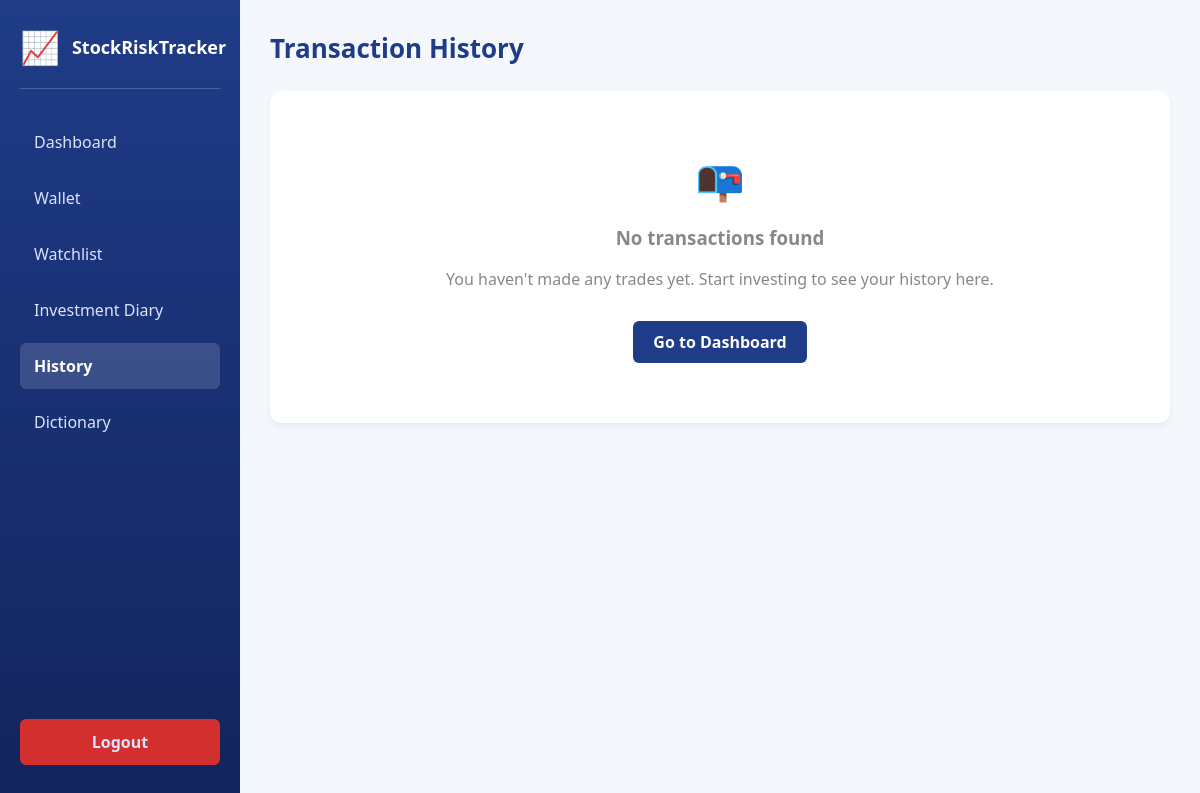
The app's page /tracker/history/ (signed in), older data.
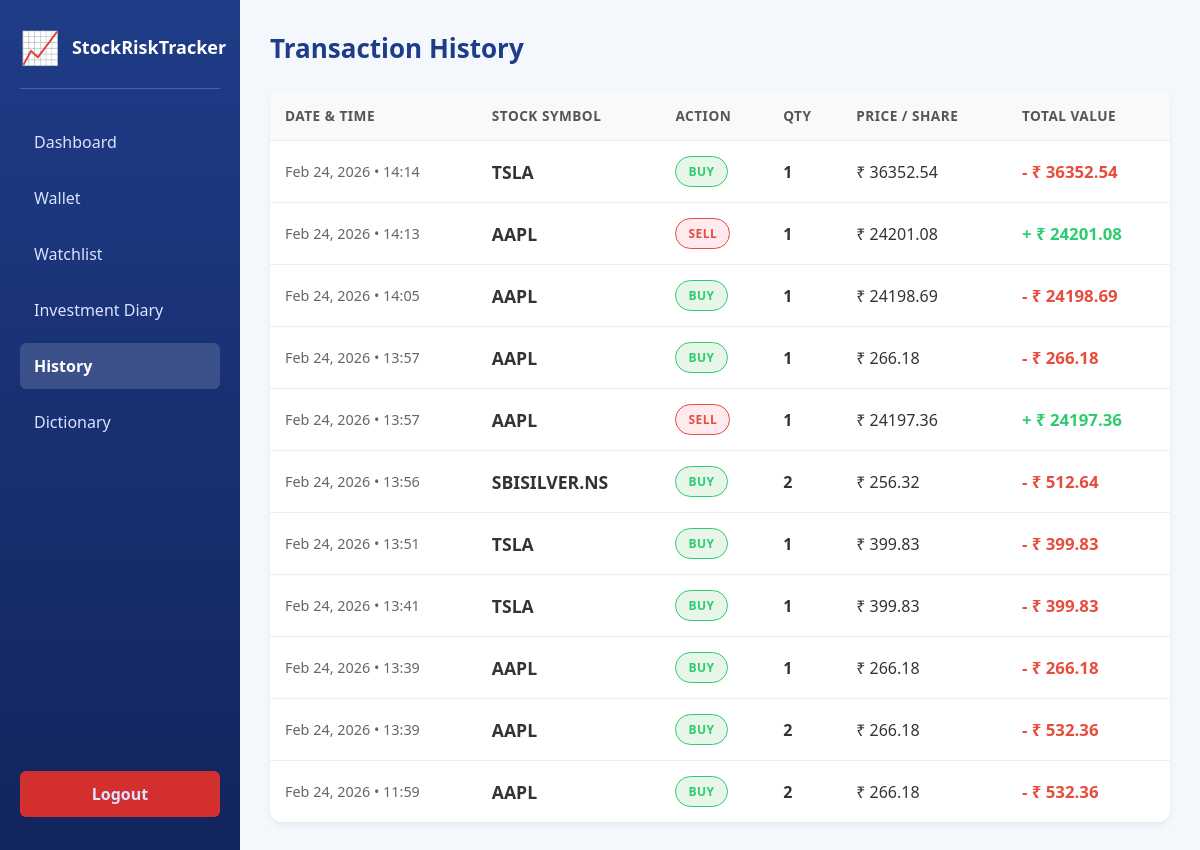
The same page, newer data.
### tracker/models.py (models this page shows, shortened)
class Transaction(models.Model):
    TRANSACTION_TYPES = [('BUY', 'Buy'), ('SELL', 'Sell')]
    user = models.ForeignKey(User, on_delete=models.CASCADE)
    ticker = models.CharField(max_length=10)
    transaction_type = models.CharField(max_length=4, choices=TRANSACTION_TYPES)
    quantity = models.IntegerField()
    price_at_transaction = models.DecimalField(max_digits=10, decimal_places=2)
    total_cost = models.DecimalField(max_digits=12, decimal_places=2)
    timestamp = models.DateTimeField(auto_now_add=True)

### tracker/views.py (the view)
# urls.py: path('history/', views.history, name='history'),
def history(request):
    if not request.user.is_authenticated:
        context = {
            'is_guest': True,
            'message': 'Please login to view your transaction history.'
        }
        return render(request, 'history.html', context)
    transactions = Transaction.objects.filter(user=request.user).order_by('-timestamp')
    context = {
        'transactions': transactions,
        'is_guest': False
    }
    return render(request, 'history.html', context)

### templates/history.html (shortened to what this page needs)
<!DOCTYPE html>
<html lang="en">
<head>
    {% load static %}
    <link rel="stylesheet" href="{% static 'css/index.css' %}">
</head>
<body>
<div class="container">
    <div class="sidebar">
        <div class="logo-section">
            <div class="logo">📈</div>
            <h2>StockRiskTracker</h2>
        </div>
        {% if is_guest %}
            <a href="{% url 'guest' %}">Dashboard</a>
            <a href="{% url 'watchlist' %}">Watchlist</a>
            <a href="{% url 'history' %}" class="active">History</a>
            <a href="{% url 'dictionary' %}">Dictionary</a>
            <a href="{% url 'login' %}" class="logout-btn">Login</a>
        {% else %}
            <a href="{% url 'dashboard' %}">Dashboard</a>
            <a href="{% url 'wallet' %}">Wallet</a>
            <a href="{% url 'watchlist' %}">Watchlist</a>
            <a href="{% url 'investment_diary' %}">Investment Diary</a>
            <a href="#" class="active">History</a>
            <a href="{% url 'dictionary' %}">Dictionary</a>
            <a href="{% url 'logout' %}" class="logout-btn">Logout</a>
        {% endif %}
    </div>
    <div class="main">
        <div class="header-top">
            <h1>Transaction History</h1>
        </div>
        {% if is_guest %}
            <div style="background: linear-gradient(135deg, #667eea 0%, #764ba2 100%); padding: 40px; border-radius: 12px; text-align: center; color: white; margin-top: 30px; box-shadow: 0 4px 15px rgba(102, 126, 234, 0.4);">
                <div style="font-size: 50px; margin-bottom: 15px;">🔒</div>
                <h2 style="margin: 0 0 10px 0; font-size: 28px;">Please login</h2>
                <p style="font-size: 16px; margin: 10px 0 20px 0; opacity: 0.95;">You need to log in to view your transaction history.</p>
                <a href="{% url 'login' %}" style="display: inline-block; background-color: white; color: #667eea; padding: 12px 30px; border-radius: 6px; text-decoration: none; font-weight: bold; font-size: 16px; transition: transform 0.2s, box-shadow 0.2s;" onmouseover="this.style.transform='translateY(-2px)'; this.style.boxShadow='0 6px 20px rgba(0,0,0,0.15)';" onmouseout="this.style.transform='translateY(0)'; this.style.boxShadow='none';">
                    → Go to Login
                </a>
            </div>
        {% else %}
            {% if transactions %}
            <table class="history-table">
                <thead>
                    <tr>
                        <th>Date & Time</th>
                        <th>Stock Symbol</th>
                        <th>Action</th>
                        <th>Qty</th>
                        <th>Price / Share</th>
                        <th>Total Value</th>
                    </tr>
                </thead>
                <tbody>
                    {% for t in transactions %}
                    <tr class="history-row" onclick="window.location.href='{% url "report" %}?ticker={{ t.ticker }}'">
                        <td style="color:#666; font-size:0.9em;">
                            {{ t.timestamp|date:"M d, Y • H:i" }}
                        </td>
                        <td>
                            <strong style="font-size: 1.1em; color: #333;">{{ t.ticker }}</strong>
                        </td>
                        <td>
                            <span class="badge {% if t.transaction_type == 'BUY' %}badge-buy{% else %}badge-sell{% endif %}">
                                {{ t.transaction_type }}
                            </span>
                        </td>
                        <td style="font-weight: bold;">{{ t.quantity }}</td>
                        <td>₹ {{ t.price_at_transaction }}</td>
                        <td style="font-weight:bold; font-size: 1.05em;">
                            {% if t.transaction_type == 'BUY' %}
                                <span style="color: #e74c3c;">- ₹ {{ t.total_cost }}</span>
                            {% else %}
                                <span style="color: #2ecc71;">+ ₹ {{ t.total_cost }}</span>
                            {% endif %}
                        </td>
                    </tr>
                    {% endfor %}
                </tbody>
            </table>
            {% else %}
            <div class="no-data">
                <div style="font-size: 40px; margin-bottom: 10px;">📭</div>
                <h3>No transactions found</h3>
                <p>You haven't made any trades yet. Start investing to see your history here.</p>
                <a href="{% url 'dashboard' %}" class="btn-primary">Go to Dashboard</a>
            </div>
            {% endif %}
        {% endif %}
    </div>
</div>
</body>
</html>

### static/css/index.css (style rules this page uses)
* { box-sizing: border-box; }
body { margin: 0; font-family: "Segoe UI", Tahoma, Geneva, Verdana, sans-serif; background-color: #f4f7fb; color: #333; }
.container { display: flex; min-height: 100vh; }
.sidebar { width: 240px; background: linear-gradient(180deg, #1f3c88, #12245c); color: #fff; padding: 25px 20px; display: flex; flex-direction: column; }
.logo-section { display: flex; flex-direction: row; align-items: center; margin-bottom: 30px; padding-bottom: 20px; border-bottom: 1px solid rgba(255, 255, 255, 0.2); gap: 12px; }
.logo { font-size: 32px; flex-shrink: 0; }
.sidebar h2 { margin: 0; font-size: 18px; text-align: left; }
.sidebar a { display: block; text-decoration: none; color: #dbe3ff; padding: 12px 14px; margin-bottom: 10px; border-radius: 6px; transition: background 0.3s, color 0.3s; }
.sidebar a.active { background-color: rgba(255, 255, 255, 0.15); color: #ffffff; font-weight: bold; }
.logout-btn { margin-top: auto; background-color: #d32f2f; color: #ffffff; text-align: center; font-weight: bold; }
.header-top { display: flex; justify-content: space-between; align-items: center; margin-bottom: 25px; }
.header-top h1 { margin: 0; font-size: 26px; color: #1f3c88; }
.main { flex: 1; padding: 30px; }

### templates/history.html (style rules this page uses)
.history-table { width: 100%; border-collapse: collapse; background: white; border-radius: 12px; overflow: hidden; box-shadow: 0 4px 6px rgba(0,0,0,0.05); margin-top: 20px; }
.history-table th, .history-table td { padding: 15px; text-align: left; border-bottom: 1px solid #eee; }
.history-table th { background-color: #f8f9fa; font-weight: 600; color: #555; text-transform: uppercase; font-size: 0.85em; letter-spacing: 0.5px; }
.history-table tr:last-child td { border-bottom: none; }
.history-row { transition: background-color 0.2s ease; cursor: pointer; }
.badge { padding: 6px 12px; border-radius: 20px; font-size: 0.75em; font-weight: 800; display: inline-block; letter-spacing: 0.5px; }
.badge-buy { background-color: #e8f5e9; color: #2ecc71; border: 1px solid #2ecc71; }
.badge-sell { background-color: #ffebee; color: #e74c3c; border: 1px solid #e74c3c; }

Row changes from the older to the newer data that the page shows:
added Transaction: timestamp "Feb 24, 2026 • 14:14", ticker "TSLA", transaction_type "BUY", quantity "1", price_at_transaction "36352.54", total_cost "36352.54"
added Transaction: timestamp "Feb 24, 2026 • 14:13", ticker "AAPL", transaction_type "SELL", quantity "1", price_at_transaction "24201.08", total_cost "24201.08"
added Transaction: timestamp "Feb 24, 2026 • 14:05", ticker "AAPL", transaction_type "BUY", quantity "1", price_at_transaction "24198.69", total_cost "24198.69"
added Transaction: timestamp "Feb 24, 2026 • 13:57", ticker "AAPL", transaction_type "BUY", quantity "1", price_at_transaction "266.18", total_cost "266.18"
added Transaction: timestamp "Feb 24, 2026 • 13:57", ticker "AAPL", transaction_type "SELL", quantity "1", price_at_transaction "24197.36", total_cost "24197.36"
added Transaction: timestamp "Feb 24, 2026 • 13:56", ticker "SBISILVER.NS", transaction_type "BUY", quantity "2", price_at_transaction "256.32", total_cost "512.64"
added Transaction: timestamp "Feb 24, 2026 • 13:51", ticker "TSLA", transaction_type "BUY", quantity "1", price_at_transaction "399.83", total_cost "399.83"
added Transaction: timestamp "Feb 24, 2026 • 13:41", ticker "TSLA", transaction_type "BUY", quantity "1", price_at_transaction "399.83", total_cost "399.83"
added Transaction: timestamp "Feb 24, 2026 • 13:39", ticker "AAPL", transaction_type "BUY", quantity "1", price_at_transaction "266.18", total_cost "266.18"
added Transaction: timestamp "Feb 24, 2026 • 13:39", ticker "AAPL", transaction_type "BUY", quantity "2", price_at_transaction "266.18", total_cost "532.36"
added Transaction: timestamp "Feb 24, 2026 • 11:59", ticker "AAPL", transaction_type "BUY", quantity "2", price_at_transaction "266.18", total_cost "532.36"
Text that changed along with them:
text no longer shown: "📭 No transactions found You haven't made any trades yet. Start investing to see your history here. Go to Dashboard"
text now shown: "DATE & TIME STOCK SYMBOL ACTION QTY PRICE / SHARE TOTAL VALUE"
